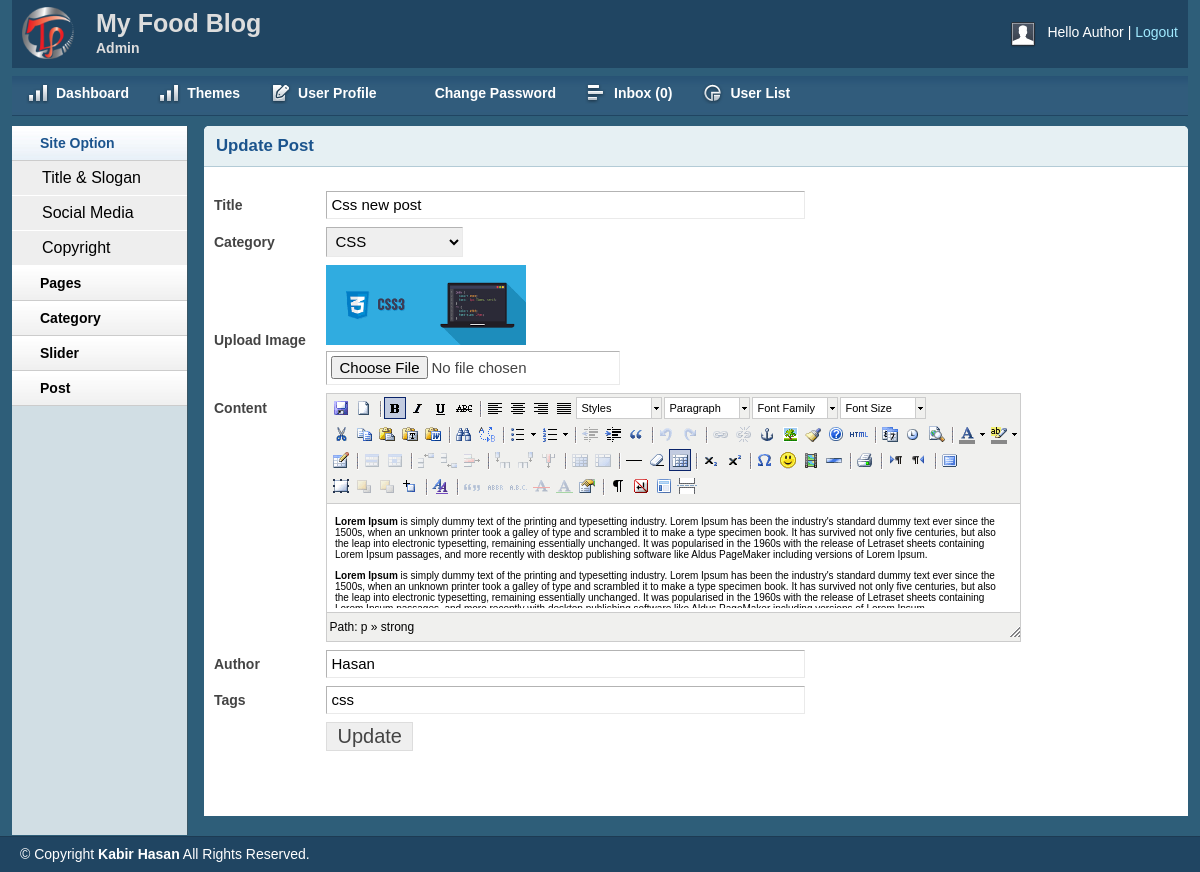
The app's page /admin/editpost.php?editpostid=13 (signed in) with its own data.
### tables this page shows
CREATE TABLE `post` (
  `id` int(11) NOT NULL,
  `cat` int(11) NOT NULL,
  `title` varchar(255) NOT NULL,
  `body` text NOT NULL,
  `image` varchar(255) NOT NULL,
  `author` varchar(50) NOT NULL,
  `tags` varchar(255) NOT NULL,
  `date` timestamp NOT NULL DEFAULT current_timestamp(),
  `userid` int(11) NOT NULL
);

CREATE TABLE `category` (
  `id` int(11) NOT NULL,
  `c_name` varchar(50) NOT NULL
);

### lib/Database.php (called while the page is built, shortened)
<?php
Class Database{
	public $host   = DB_HOST;
	public $user   = DB_USER;
	public $pass   = DB_PASS;
	public $dbname = DB_NAME;
	public $link;
	private function connectDB(){
	$this->link = new mysqli($this->host, $this->user, $this->pass, $this->dbname);
 }
	public function select($query){
		$result = $this->link->query($query) or die($this->link->error.__LINE__);
		if($result->num_rows > 0){
			return $result;
		} else {
			return false;
		}
	}
}

### admin/editpost.php (the view, shortened to what this page needs)
<?php include 'inc/a_header.php'; ?>
<?php include 'inc/a_sidebar.php'; ?>
<?php
if (!isset($_GET['editpostid']) || $_GET['editpostid'] == null) {
  header("Location: postlist.php");
}else{
  $postid = $_GET['editpostid'];
}
?>
<div class="grid_10">
   <div class="box round first grid">
    <h2>Update  Post</h2>
    <div class="block">
       <?php
       $query = "SELECT * FROM post WHERE id = '$postid' ORDER BY id DESC";
       $post = $db->select($query);
       if ($post) {
           while ( $postresult= $post->fetch_assoc()) {
             ?>
             <form action="" method="post" enctype="multipart/form-data">
               <table class="form">
                <tr>
                    <td>
                        <label>Title</label>
                    </td>
                    <td>
                        <input type="text" value="<?php echo $postresult['title'];?>" name="title" placeholder="Enter Post Title..." class="medium" />
                    </td>
                </tr>
                <tr>
                    <td>
                        <label>Category</label>
                    </td>
                    <td>
                        <select id="select" name="category">
                            <?php
                            $query = "SELECT * FROM category";
                            $select = $db->select($query);
                            if ($select) {
                              while ( $result = $select->fetch_assoc()) {?>
                                <option
                                <?php
                                if ($postresult['cat']== $result['id']) {?>
                                 selected = "selected";
                             <?php } ?>
                             style="color:black;" value="<?php echo $result['id'];?>"><?php echo $result['c_name'];?></option>
                         <?php }}?>
                     </select>
                 </td>
             </tr>
             <tr>
                <td>
                    <label>Upload Image</label>
                </td>
                <td>
                    <img src="<?php echo $postresult['image'];?>" alt="" height="80px" width="200px"><br>
                    <input type="file" name="image" />
                </td>
            </tr>
            <tr>
                <td style="vertical-align: top; padding-top: 9px;">
                    <label>Content</label>
                </td>
                <td>
                </td>
            </tr>
            <tr>
                <td>
                    <label>Author</label>
                </td>
                <td>
                    <input value="<?php echo $postresult['author'];?>" name="author" type="text"  placeholder="Enter Author Name..." class="medium" />
                </td>
            </tr>
            <tr>
                <td>
                    <label>Tags</label>
                </td>
                <td>
                    <input value="<?php echo $postresult['tags'];?>" name="tags" type="text"  class="medium" />
                </td>
            </tr>
            <tr>
                <td></td>
                <td>
                    <input type="submit" name="submit" Value="Update" />
                </td>
            </tr>
        </table>
    </form>
<?php }}?>
</div>
</div>
</div>
<?php include 'inc/a_footer.php'; ?>

### admin/css/layout.css (style rules this page uses)
body { background: #fff none repeat scroll 0 0; color: #444; font-size: 14px; padding: 0; }
h1, h2, h3, h4, h5, h6 { line-height:1.2em; margin-bottom:.3em; }
h2 { margin-top:1em; }
.box { background:#fff; margin-bottom:20px; padding:10px 10px 10px 10px; margin-left:-8px; }
.box.grid { padding-bottom:40px; }
.box.round { -moz-border-radius: 5px 5px 0px 0px; -webkit-border-radius: 5px 5px 0px 0px; border-radius: 5px 5px 0px 0px; }
.box h2 { font-size:1.2em; font-weight:bold; color:#1B548D; background:#E6F0F3; margin:-10px -10px 0 -10px; padding:10px 12px; border-bottom:1px solid #B3CBD6; -moz-border-radius: 5px 5px 0px 0px; -webkit-border-radius: 5px 5px 0px 0px; border-radius: 5px 5px 0px 0px; }
.box.first { min-height: 406px; }
.block { padding-top:20px; }
table.form { width:100%; }
table.form td { padding:4px 0px; }
table.form label { font-weight:bold; }
table.form input, table.form select { font-size: 15px; padding: 4px 4px 5px 4px; border-top: 1px solid #b3b3b3; border-left: 1px solid #b3b3b3; border-right: 1px solid #eaeaea; border-bottom: 1px solid #eaeaea; }
table.form input[type="submit"] { border: 1px solid #ddd; color: #444; cursor: pointer; font-size: 20px; padding: 2px 10px; }
input.medium { width: 55%; }
.block { padding-bottom:1px; }

### admin/js/tiny-mce/themes/advanced/skins/default/content.css (style rules this page uses)
body, td, pre { color:#000; font-family:Verdana, Arial, Helvetica, sans-serif; font-size:10px; margin:8px; }
body { background:#FFF; }
h2 { font-size: 1.5em }
img { border:0; }
table, img, hr, .mceItemAnchor { cursor:default }
table td, table th { cursor:text }

### records on screen
post: title "Css new post", category "CSS", image (picture), author "Hasan", tags "css"

### other values on screen
Session::get('name') "Author"
